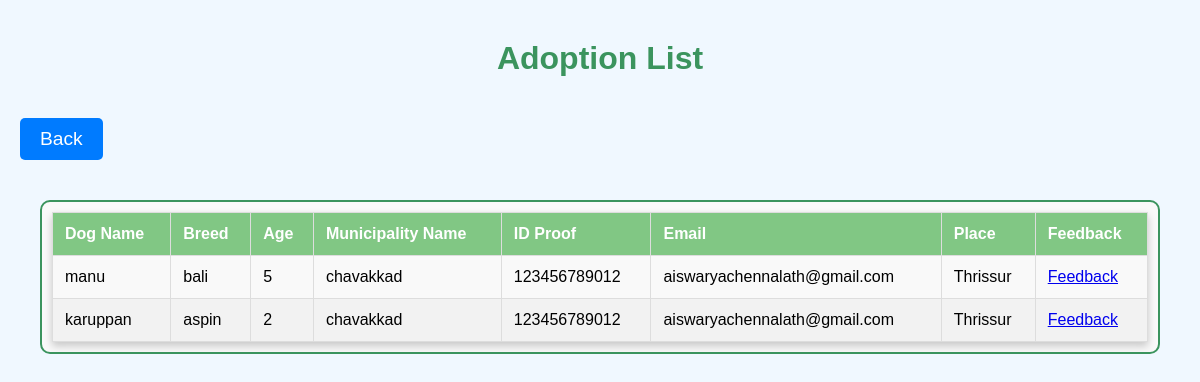
Page /list_adoption/ (signed in) on the committed database.
### shop/models.py (models this page shows, shortened)
class Adopt(models.Model):
    dogname = models.CharField(max_length=100)
    breed = models.CharField(max_length=100)
    age = models.IntegerField()
    muncipality_name = models.ForeignKey(Muncipality, on_delete=models.CASCADE, related_name="adopt")
    idproof=models.IntegerField()
    name=models.CharField(max_length=199)
    email=models.CharField(max_length=200)
    place=models.CharField(max_length=300,blank=True, null=True)

class Muncipality(models.Model):
    muncipality_name=models.CharField(max_length=100)
    place=models.CharField(max_length=100)
    phone=models.IntegerField()
    muncipality_email=models.EmailField(max_length=100)
    username=models.CharField(max_length=100)
    password=models.CharField(max_length=100)
    status=models.CharField(max_length=100)
    def __str__(self):
        return self.username

### shop/views.py (the view)
# urls.py: path('list_adoption/',views.list_adoption, name='list_adoption'),
def list_adoption(request):
    muncipality_name = request.session.get('username')
    if muncipality_name:
        muncipality = get_object_or_404(Muncipality, username=muncipality_name)
        print(f"Retrieved Municipality: {muncipality}")
        adoptions = Adopt.objects.filter(muncipality_name=muncipality)
        print(f"Number of adoptions found: {adoptions.count()}")
        for adoption in adoptions:
            print(f"Dog Name: {adoption.dogname}, Breed: {adoption.breed}, Age: {adoption.age}")
        return render(request, 'list_adoption.html', {'adoptions': adoptions})
    print("No municipality name found in session.")
    return render(request, 'list_adoption.html')

### shop/templates/list_adoption.html (shortened to what this page needs)
<!DOCTYPE html>
<html lang="en">
<head>
</head>
<body>
    <h1>Adoption List</h1>
    <a href="javascript:history.back()" class="back-btn">Back</a>
    <div class="table-container">
        <table>
            <thead>
                <tr>
                    <th>Dog Name</th>
                    <th>Breed</th>
                    <th>Age</th>
                    <th>Municipality Name</th>
                    <th>ID Proof</th>
                    <th>Email</th>
                    <th>Place</th>
                    <th>Feedback</th>
                </tr>
            </thead>
            <tbody>
                {% if adoptions %}
                    {% for adoption in adoptions %}
                        <tr>
                            <td>{{ adoption.dogname }}</td>
                            <td>{{ adoption.breed }}</td>
                            <td>{{ adoption.age }}</td>
                            <td>{{ adoption.muncipality_name }}</td>
                            <td>{{ adoption.idproof }}</td>
                            <td>{{ adoption.email }}</td>
                            <td>{{ adoption.place }}</td>
                            <td><a href="/list_feedback/{{ adoption.id }}">Feedback</a></td>
                        </tr>
                    {% endfor %}
                {% else %}
                    <tr>
                        <td colspan="7">No adoptions found.</td>
                    </tr>
                {% endif %}
            </tbody>
        </table>
    </div>
</body>
</html>

### shop/templates/list_adoption.html (style rules this page uses)
body { font-family: 'Comic Sans MS', sans-serif; background-color: #f0f8ff; margin: 0; padding: 20px; }
h1 { text-align: center; color: #3b945e; margin-top: 20px; }
.table-container { overflow-x: auto; margin: 20px; padding: 10px; border: 2px solid #3b945e; border-radius: 10px; background-color: #f9f9f9; }
table { width: 100%; border-collapse: collapse; box-shadow: 0 4px 8px rgba(0, 0, 0, 0.2); }
th, td { padding: 12px; border: 1px solid #ddd; text-align: left; }
thead { background-color: #81c784; color: white; }
tbody tr:nth-child(even) { background-color: #f2f2f2; }
.back-btn { display: inline-block; margin: 20px 0; padding: 10px 20px; font-size: 1.2em; background-color: #007bff; color: white; text-decoration: none; border-radius: 5px; text-align: center; }

### rows in the picture
Adopt: dogname "manu", breed "bali", age "5", muncipality_name "chavakkad", idproof "123456789012", email "aiswaryachennalath@gmail.com", place "Thrissur"
Adopt: dogname "karuppan", breed "aspin", age "2", muncipality_name "chavakkad", idproof "123456789012", email "aiswaryachennalath@gmail.com", place "Thrissur"
